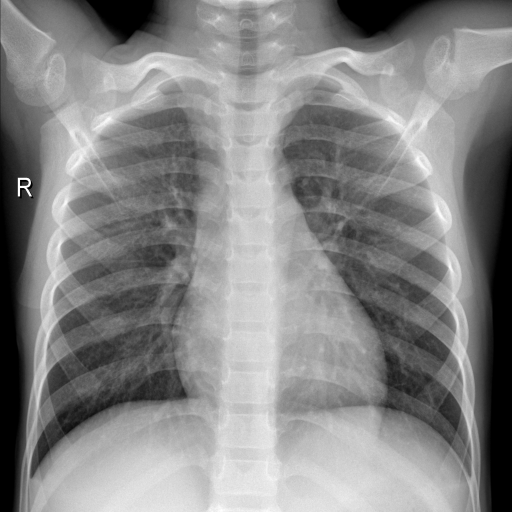
#> input picture COVID-19-c/NORMAL/NORMAL (1005).png, 1024 x 1024 px (shown at 1/2 size); its folder holds 4 pictures in this run
$ python build_network.py
#> lines starting #> are read from the running program, lines starting #| are printed output that depends on the picture; after the words box and inside, x2 and y2 are one past the last pixel; in counts of white or black regions, pixels touching at a corner belong together
### model/GetCOVID_19Data1.py
import os.path
import glob
import cv2
import numpy as np
import pandas as pd
import time
from sklearn import preprocessing

start_time = time.time()

min_value, max_value, steps = 100, 160, 10
Threshold = [x for x in range(min_value, max_value, steps)]

# [5 lines left out: function data_preprcess, not called in this run]

def convertjpg(pngfile, class_num, data, data_target, width=1024, height=1024):
#> called with pngfile = 'COVID-19-c/NORMAL/NORMAL (1005).png', class_num = 0, width = 1024, height = 1024
    img = cv2.imread(pngfile, cv2.IMREAD_GRAYSCALE) #读取为灰度图,
#> img is the input picture: shape (1024, 1024); min 0, max 255, mean 133.5
    img = cv2.resize(img, (width, height), interpolation=cv2.INTER_CUBIC)   #interpola：双线性插值方式
    x = []
    for i in Threshold:
        ret, b_img = cv2.threshold(img, i, 255, cv2.THRESH_BINARY)
        d = fractal_dimension(b_img, i)
        x.append(d)
#> this loop made 6 passes
#> (ret, d) on passes 1 to 6: (100, 1.52), (110, 1.51), (120, 1.5), (130, 1.49), (140, 1.5), (150, 1.53)
#> pass 1, in convertjpg, `ret, b_img = cv2.threshold(img, i, 255, cv2.THRESH_BINARY)`:
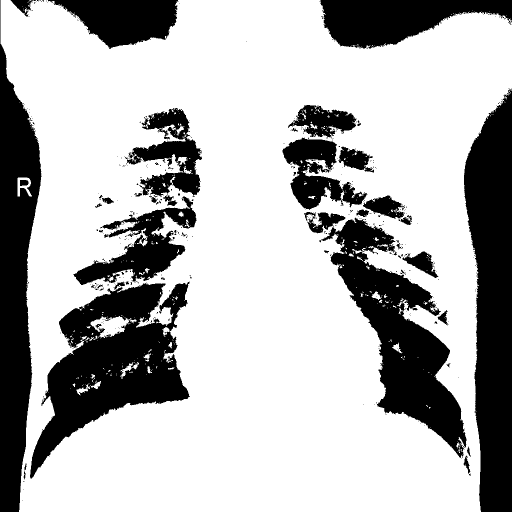
#> b_img: shape (1024, 1024) (shown at 1/2 size); 70.7% white; 445 black regions (397 under 20 px), largest, box (x1, y1, x2, y2) and area: (928, 177, 1024, 1024) 59769, (60, 563, 380, 957) 55673, (0, 0, 83, 1024) 50176
#> pass 1, in boxcount (call 6), `S = np.add.reduceat( np.add.reduceat(Z, np.arange(0, Z.shape[0], k), a..`:
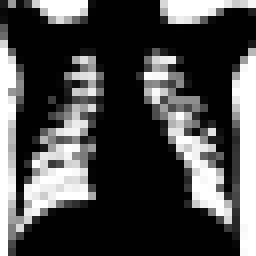
#> S: shape (32, 32) int64 (shown 8 times larger); min 0, max 1024, mean 300.5; drawn with min black and max white
#> pass 1, in boxcount (call 7), `S = np.add.reduceat( np.add.reduceat(Z, np.arange(0, Z.shape[0], k), a..`:
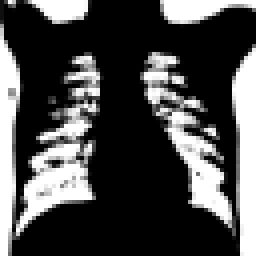
#> S: shape (64, 64) int64 (shown 4 times larger); min 0, max 256, mean 75.1; drawn with min black and max white
#> after the loop:
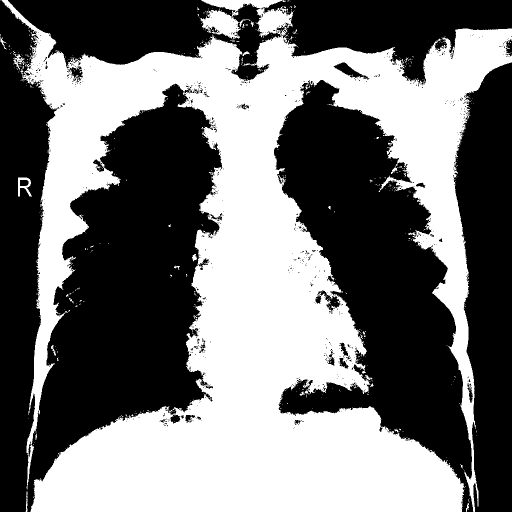
#> b_img: shape (1024, 1024) (shown at 1/2 size); 45.5% white; 612 white regions (587 under 20 px), largest, box (x1, y1, x2, y2) and area: (3, 0, 1024, 1024) 471437, (401, 17, 501, 79) 2731, (36, 355, 64, 393) 458
#> after the loop, x = [1.52, 1.51, 1.5, 1.49, 1.5, 1.53]
    x = np.array(x)
    # 合并图像
    # dst = fft(dst) #进行傅里叶变化
    # dst = dst.reshape(1, -1)
    # dst = np.hstack((dst[0], x))

    data.append(x)
    data_target.append(class_num)

# [19 lines left out: functions fft, get_dimension, not called in this run]

def fractal_dimension(Z, threshold):
    # Only for 2d image
    assert(len(Z.shape) == 2) #assert ： 判断语句，如果是二维图像就执行，不是的话，直接报错，不再执行

    # From https://github.com/rougier/numpy-100 (#87)
    def boxcount(Z, k):
        #axis=0, 按列计算， 1：按行计算
        S = np.add.reduceat(
            np.add.reduceat(Z, np.arange(0, Z.shape[0], k), axis=0),
                               np.arange(0, Z.shape[1], k), axis=1)

        # We count non-empty (0) and non-full boxes (k*k)
        return len(np.where((S > 0) & (S < k*k))[0])

    # Transform Z into a binary array
    Z = (Z < threshold)
    #plt.draw()
    #plt.show()

    # Minimal dimension of image
    p = min(Z.shape)

    # Greatest power of 2 less than or equal to p
    n = 2**np.floor(np.log(p)/np.log(2))

    # Extract the exponent
    n = int(np.log(n)/np.log(2))

    # Build successive box sizes (from 2**n down to 2**1)
    sizes = 2**np.arange(n, 1, -1)

    # Actual box counting with decreasing size
    counts = []
    for size in sizes:
        counts.append(boxcount(Z, size))

    # Fit the successive log(sizes) with log (counts)
    coeffs = np.polyfit(np.log(sizes), np.log(counts), 1)
    return -coeffs[0]

def get_data():
    """"
    percent:训练集比例
    """
    data0 = []
    data1 = []
    data2 = []
    data_target0 = []
    data_target1 = []
    data_target2 = []

    #读取图片数据，转化为矩阵
    count0 = 0
    path0 = "D:/datasets/covid-19/new_datasets/NORMAL/*.png"
    for pngfile in glob.glob(path0):
        convertjpg(pngfile, 0, data0, data_target0)
        count0 += 1
        if count0 == 150:
            break
#> pass 2 of the loop in get_data, `for pngfile in glob.glob(path0):`:
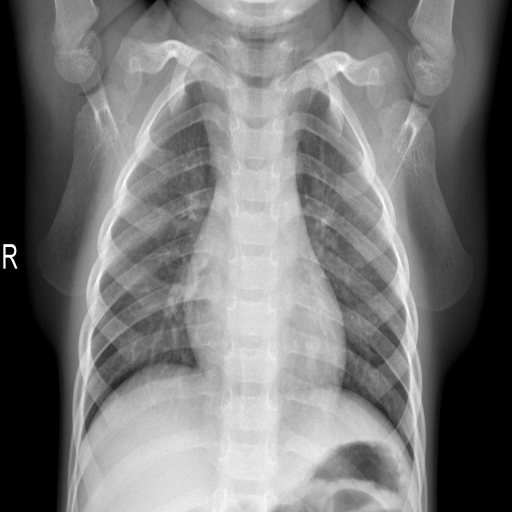
#> input picture COVID-19-c/NORMAL/NORMAL (1009).png, 1024 x 1024 px (shown at 1/2 size)
#> in convertjpg, img is the input picture: shape (1024, 1024); min 0, max 255, mean 120
#> the loop in convertjpg (call 2), `for i in Threshold:` made 6 passes
#> (ret, d) on passes 1 to 6: (100, 1.49), (110, 1.5), (120, 1.51), (130, 1.52), (140, 1.53), (150, 1.51)
#> pass 1, in convertjpg (call 2), `ret, b_img = cv2.threshold(img, i, 255, cv2.THRESH_BINARY)`:
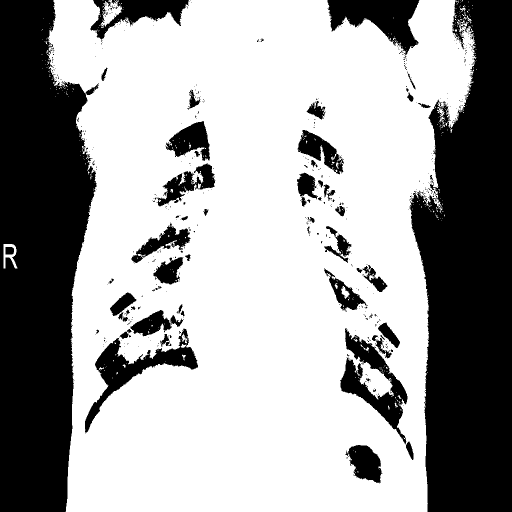
#> b_img: shape (1024, 1024) (shown at 1/2 size); 63.8% white; 560 black regions (492 under 20 px), largest, box (x1, y1, x2, y2) and area: (819, 0, 1024, 1024) 156868, (0, 0, 197, 1024) 149143, (655, 0, 839, 111) 10589
#> after the loop in convertjpg (call 2), `for i in Threshold:`:
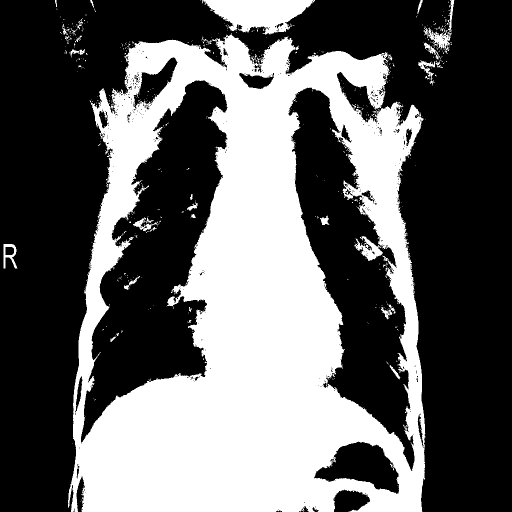
#> b_img: shape (1024, 1024) (shown at 1/2 size); 38.7% white; 595 white regions (558 under 20 px), largest, box (x1, y1, x2, y2) and area: (136, 66, 851, 1024) 388421, (404, 0, 630, 70) 9587, (847, 0, 909, 106) 1292
#> after the loop in convertjpg (call 2), `for i in Threshold:`: x = [1.49, 1.5, 1.51, 1.52, 1.53, 1.51]
#> pass 3 of the loop in get_data, `for pngfile in glob.glob(path0):`:
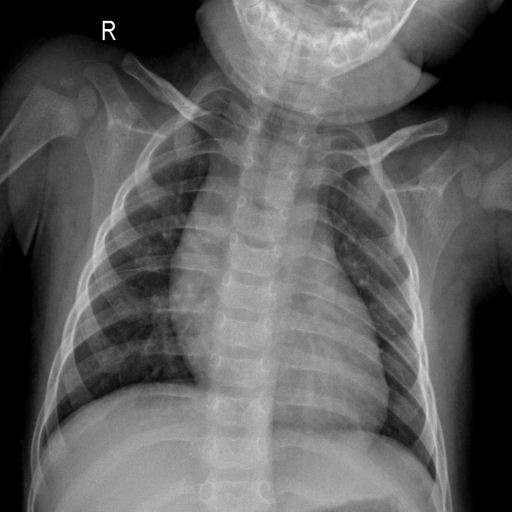
#> input picture COVID-19-c/NORMAL/NORMAL (1036).png, 1024 x 1024 px (shown at 1/2 size)
#> in convertjpg, img is the input picture: shape (1024, 1024); min 0, max 255, mean 94.2
#> the loop in convertjpg (call 3), `for i in Threshold:` made 6 passes
#> (ret, d) on passes 1 to 6: (100, 1.52), (110, 1.53), (120, 1.56), (130, 1.56), (140, 1.55), (150, 1.55)
#> pass 1, in convertjpg (call 3), `ret, b_img = cv2.threshold(img, i, 255, cv2.THRESH_BINARY)`:
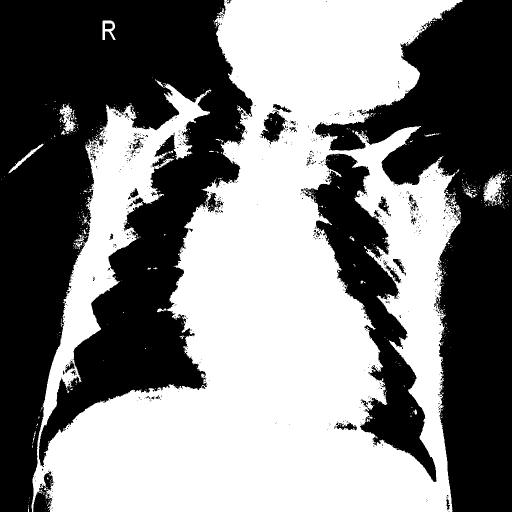
#> b_img: shape (1024, 1024) (shown at 1/2 size); 50.2% white; 795 black regions (754 under 20 px), largest, box (x1, y1, x2, y2) and area: (0, 0, 505, 1024) 295918, (629, 0, 1024, 1024) 167885, (602, 307, 873, 964) 49459
#> after the loop in convertjpg (call 3), `for i in Threshold:`:
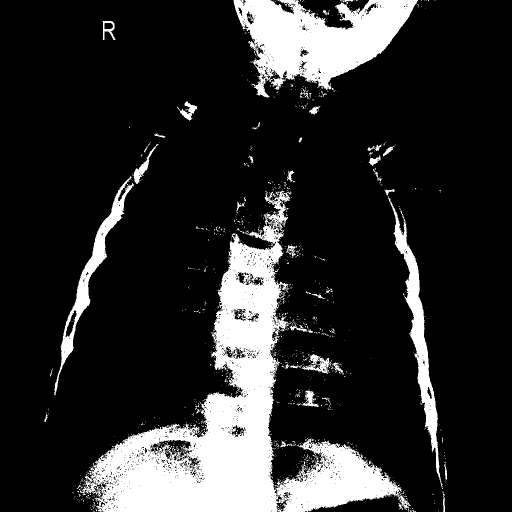
#> b_img: shape (1024, 1024) (shown at 1/2 size); 17.2% white; 1133 white regions (1081 under 20 px), largest, box (x1, y1, x2, y2) and area: (158, 381, 821, 1024) 114053, (467, 0, 836, 196) 38659, (776, 395, 886, 975) 10455
#> after the loop in convertjpg (call 3), `for i in Threshold:`: x = [1.52, 1.53, 1.56, 1.56, 1.55, 1.55]
#> the loop made 4 passes; the first 3 are shown

    """
    count = 0
    for pngfile in glob.glob(r"C:/Users/Yan/Desktop/COVID-19-c/Viral Pneumonia/*.png"):
        convertjpg(pngfile, 1, data1, data_target1)
        count += 1
        if count == 150:
            break
    """

    count1 = 0
#> count1 = 0
    path1 = "D:/datasets/covid-19/new_datasets/COVID-19/*.png"
    for pngfile in glob.glob(path1):
        convertjpg(pngfile, 1, data2, data_target2)
        count1 += 1
        if count1 == 150:
            break
    # print("data0:", data0)
    data0 = np.array(data0)
    #data1 = np.array(data1)
    data2 = np.array(data2)
#> (the run stopped early here; a loop or call above may not have finished)
